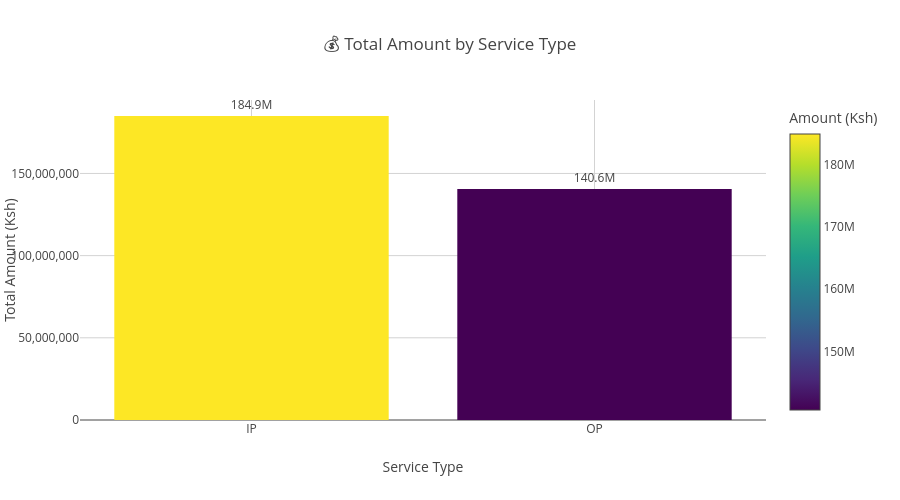

The cell this chart's notebook holds for it:
### Code cell
import pandas as pd
import plotly.express as px

# ==========================================
# SERVICE TYPE SUMMARY (NOTEBOOK VERSION)
# ==========================================

# 1. Aggregate by SERVICE TYPE
service_summary = df.groupby('SERVICE TYPE').agg(
    TOTAL_AMOUNT=('AMOUNT', 'sum'),
    UNIQUE_VISITS=('VISIT_KEY', 'nunique')     # unique visit = member + date + service type
).reset_index()

# Format amount in millions (e.g., 75.6M)
service_summary['AMOUNT_MILLIONS'] = service_summary['TOTAL_AMOUNT'] / 1_000_000
service_summary['AMOUNT_LABEL'] = service_summary['AMOUNT_MILLIONS'].apply(lambda x: f'{x:.1f}M')

# Create custom hover text that includes both amount and unique visits
service_summary['HOVER_TEXT'] = service_summary.apply(
    lambda row: f"Service: {row['SERVICE TYPE']}<br>Amount: {row['AMOUNT_LABEL']}<br>Unique Visits: {row['UNIQUE_VISITS']:,}",
    axis=1
)

# 2. Create bar chart
fig = px.bar(
    service_summary,
    x='SERVICE TYPE',
    y='TOTAL_AMOUNT',
    title='💰 Total Amount by Service Type',
    labels={'SERVICE TYPE': 'Service Type', 'TOTAL_AMOUNT': 'Amount (Ksh)'},
    text='AMOUNT_LABEL',               # Shows "75.6M" on top of bars
    color='TOTAL_AMOUNT',
    color_continuous_scale='Viridis'
)

# Customise bar labels and hover
fig.update_traces(
    textposition='outside',
    textfont_size=12,
    hovertemplate='%{customdata}<extra></extra>',
    customdata=service_summary['HOVER_TEXT']
)

# Improve layout
fig.update_layout(
    xaxis_title="Service Type",
    yaxis_title="Total Amount (Ksh)",
    height=500,
    showlegend=False,
    plot_bgcolor='white',
    xaxis=dict(gridcolor='lightgray'),
    yaxis=dict(gridcolor='lightgray')
)
fig.update_yaxes(tickformat=',.0f')   # correct plural method

# Show chart
fig.show()

# 3. Display a clean table (without Streamlit)
print("\n📊 Service Type Details Table")
display_df = service_summary[['SERVICE TYPE', 'TOTAL_AMOUNT', 'UNIQUE_VISITS']].copy()
display_df.columns = ['Service Type', 'Total Amount (Ksh)', 'Unique Visits']
display_df['Total Amount (Ksh)'] = display_df['Total Amount (Ksh)'].apply(lambda x: f'Ksh {x:,.0f}')
display_df['Unique Visits'] = display_df['Unique Visits'].apply(lambda x: f'{x:,}')

# For Jupyter, use display() for nicer output
from IPython.display import display
display(display_df)

### Figure 1 — Plotly figure (JSON) as saved in the notebook; plotly's stock layout.template omitted (floating-point values rounded to 4 significant figures)
{"data": [{"alignmentgroup": "True", "customdata": ["Service: IP<br>Amount: 184.9M<br>Unique Visits: 1,483", "Service: OP<br>Amount: 140.6M<br>Unique Visits: 18,331"], "hovertemplate": "%{customdata}<extra></extra>", "legendgroup": "", "marker": {"color": [184900000.0, 140600000.0], "coloraxis": "coloraxis", "pattern": {"shape": ""}}, "name": "", "offsetgroup": "", "orientation": "v", "showlegend": false, "text": ["184.9M", "140.6M"], "textfont": {"size": 12}, "textposition": "outside", "type": "bar", "x": ["IP", "OP"], "xaxis": "x", "y": [184900000.0, 140600000.0], "yaxis": "y"}], "layout": {"barmode": "relative", "coloraxis": {"colorbar": {"title": {"text": "Amount (Ksh)"}}, "colorscale": [[0, "#440154"], [0.1111, "#482878"], [0.2222, "#3e4989"], [0.3333, "#31688e"], [0.4444, "#26828e"], [0.5556, "#1f9e89"], [0.6667, "#35b779"], [0.7778, "#6ece58"], [0.8889, "#b5de2b"], [1, "#fde725"]]}, "height": 500, "legend": {"tracegroupgap": 0}, "plot_bgcolor": "white", "showlegend": false, "title": {"text": "💰 Total Amount by Service Type"}, "xaxis": {"anchor": "y", "domain": [0, 1], "gridcolor": "lightgray", "title": {"text": "Service Type"}}, "yaxis": {"anchor": "x", "domain": [0, 1], "gridcolor": "lightgray", "tickformat": ",.0f", "title": {"text": "Total Amount (Ksh)"}}}}
